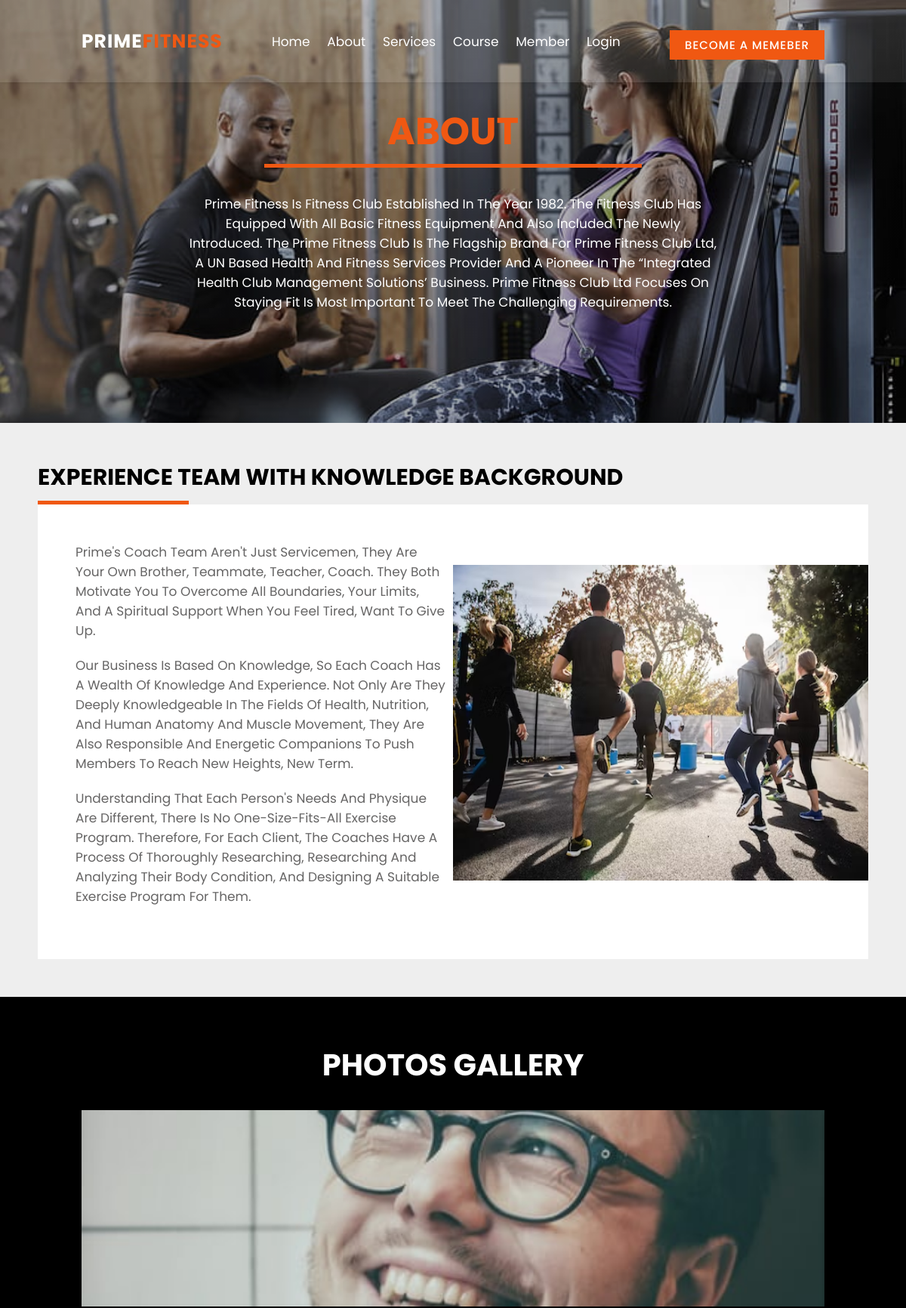
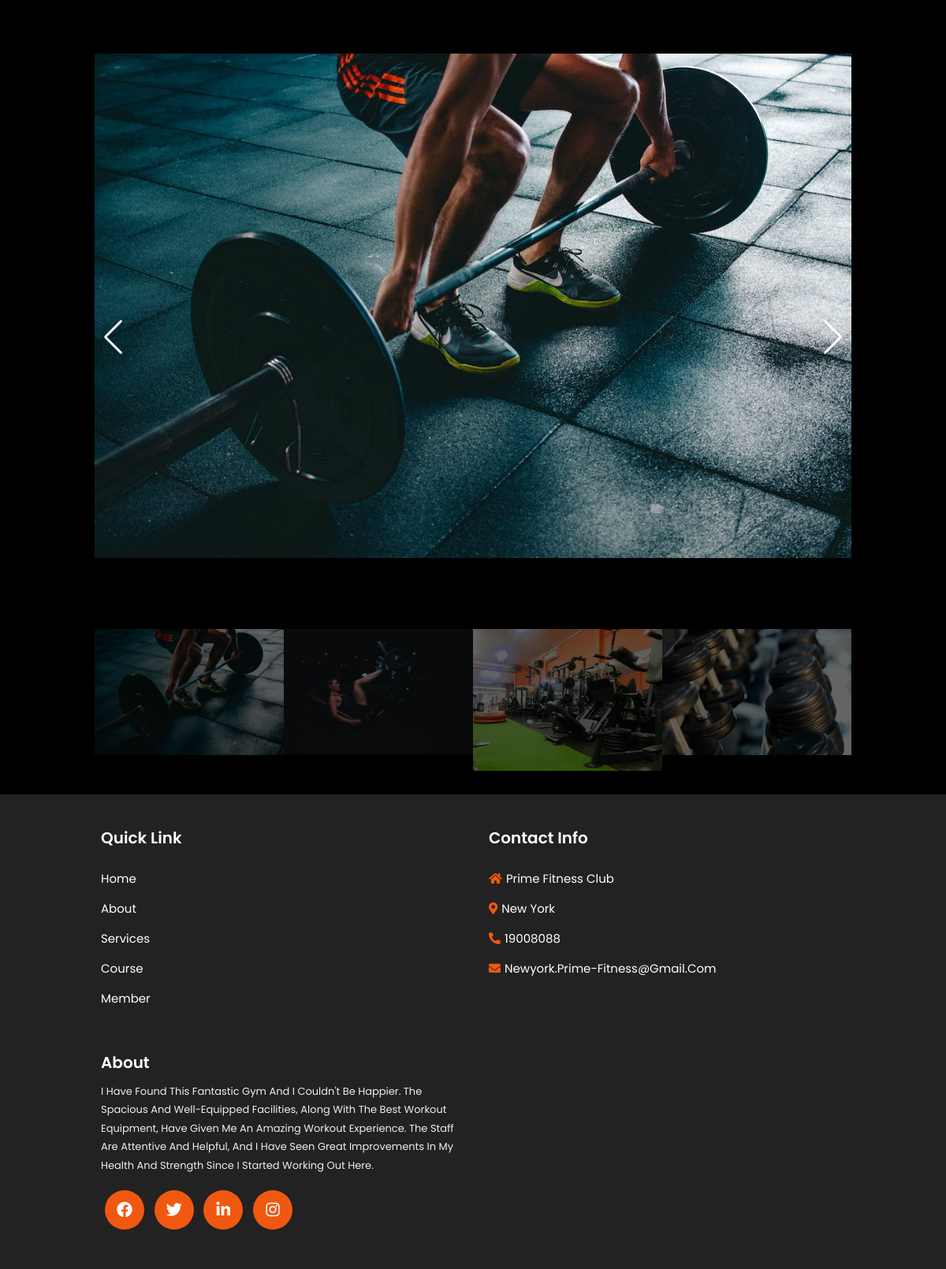
Page /about.php on the committed database (2 pictures, top to bottom).
### tables this page shows
CREATE TABLE `galery` (
  `galery_id` int(11) NOT NULL,
  `galery_type_id` int(11) NOT NULL,
  `galery_type_name` varchar(50) NOT NULL,
  `item_id` int(11) NOT NULL,
  `item_name` varchar(100) NOT NULL,
  `note` varchar(500) NOT NULL,
  `dir` varchar(200) NOT NULL,
  `img_name` varchar(100) NOT NULL,
  `flag` int(11) DEFAULT 1,
  `create_at` datetime DEFAULT NULL,
  `update_at` datetime DEFAULT NULL
);

CREATE TABLE `branch` (
  `branch_id` int(11) NOT NULL,
  `name` varchar(50) DEFAULT NULL,
  `address` varchar(100) DEFAULT NULL,
  `hotline` varchar(15) DEFAULT NULL,
  `email` varchar(50) NOT NULL,
  `flag` int(11) NOT NULL DEFAULT 1,
  `create_at` datetime DEFAULT NULL,
  `update_at` datetime DEFAULT NULL
);

### about.php (the view, shortened to what this page needs)
<?php
    $user = "";
    $ssid = "";
    $cid = 1;
    $cloggedin = 2;
    if($ssid == TRUE || $cloggedin == $cid) {
        if(isset($_COOKIE["user_name"])) {
            $user = $_COOKIE["user_name"];
        }
    } else {
        $user = "";
    }
?>
<!DOCTYPE html>
<html lang="en">
<head>
    <link rel="stylesheet" href="https://kit.fontawesome.com/83128b721a.css">
    <link rel="stylesheet" href="https://use.fontawesome.com/releases/v5.15.4/css/all.css"/>
    <link rel="stylesheet" href="https://cdn.jsdelivr.net/npm/swiper@8/swiper-bundle.min.css"/>
    <link rel="stylesheet" href="./assets/css/about.css">
</head>
<body>
<header class="header">
        <a href="./index.php" class="logo">Prime<span>Fitness</span></a>
        <nav class="navbar">
            <a href="./index.php">Home</a>
            <a href="./about.php">About</a>
            <a href="./service.php">Services</a>
            <a href="./course.php">Course</a>
            <a href="./package.php">Member</a>
            <?php
                if($user == "") {
                    echo '<a href="./register.php">Login</a>';
                } else {
                    echo '<a href="./logout.php">Logout</a>';
                }
            ?>
        </nav>
        <div class="icons">
            <?php
                if($user == "") {
                    echo '<a href="./register.php" class="btn">Become a memeber</a>';
                } else {
                    echo '<a href="./member.php" class="btn">'.$user.'</a>';
                }
            ?>
        </div>
    </header>
    <?php
        $c = new config;
        $conn = $c->connect();
        $sql = "SELECT note,dir,img_name FROM galery WHERE galery_type_name = 'about'";
        $stmt = $conn->prepare($sql);
        $stmt->execute();
        $results = $stmt->fetchAll();
        $fullpart = $results[0]["dir"].$results[0]["img_name"];
?>
    <section class="home">
        <div class="home-slide">
            <div class="wapper">
                <div class="box" style="background: linear-gradient(rgba(0,0,0,.3),rgba(0,0,0,.3)), url(<?php echo $fullpart;  ?>);">
                    <div class="content">
                        <h1>ABOUT</h1>
                        <div><span></span></div>
                        <p><?php echo $results[0]["note"];  ?></p>
                    </div>
                </div>
            </div>
        </div>
    </section>
    <section class="preview">
        <div class="box-container">
            <h2>EXPERIENCE TEAM WITH KNOWLEDGE BACKGROUND</h2>
            <div class="line"></div>
            <div class="box">
                <div class="title">
                    <p id="1">Prime's Coach Team Aren't Just Servicemen, They Are Your Own Brother, Teammate, Teacher, Coach. They Both Motivate You To Overcome All Boundaries, Your Limits, And A Spiritual Support When You Feel Tired, Want To Give Up.</p>
                    <p id="2">Our business is based on knowledge, so each coach has a wealth of knowledge and experience. Not only are they deeply knowledgeable in the fields of health, nutrition, and human anatomy and muscle movement, they are also responsible and energetic companions to push members to reach new heights, new term.</p>
                    <p id="3">Understanding that each person's needs and physique are different, there is no one-size-fits-all exercise program. Therefore, for each client, the coaches have a process of thoroughly researching, researching and analyzing their body condition, and designing a suitable exercise program for them.</p>
                </div>
                <div class="image">
                    <img src="./assets/image/trainer_page/title/title-1.jpeg" alt="">
                </div>
            </div>
        </div>
    </section>
    <section class="blogs">
        <h1 class="heading">Photos <span>GALLERY</span></h1>
        <div class="swiper blogs-slider">
            <div class="swiper-wrapper wapper">
                <?php
                    $c = new config;
                    $conn = $c->connect();
                    $sql = "SELECT G.dir gdir,G.img_name gimgname,G.note,M.lname lname, M.mname, M.fname fname FROM galery G INNER JOIN member M ON G.item_id = M.member_id WHERE M.vip = 1 AND G.galery_type_name = 'member';";
                    $stmt = $conn->prepare($sql);
                    $stmt->execute();
                    $results = $stmt->fetchAll();
                    foreach($results as $row) {
                        echo '<div class="swiper-slide box">
                                    <div class="image">
                                        <img src='.$row["gdir"].$row["gimgname"].' alt="">
                                    </div>
                                </div>';
                    }
                ?>
            </div>
        </div>
    </section>
    <div class="galery">
        <div style="--swiper-navigation-color: #fff; --swiper-pagination-color: #fff" class="swiper mySwiper2">
            <div class="swiper-wrapper main">
                <?php
                    $c = new config;
                    $conn = $c->connect();
                    $sql = "SELECT * FROM galery  WHERE galery_type_name = 'photos';";
                    $stmt = $conn->prepare($sql);
                    $stmt->execute();
                    $results = $stmt->fetchAll();
                    foreach($results as $row) {
                        echo '  <div class="swiper-slide">
                                    <img src='.$row["dir"].$row["img_name"].' />
                                </div>';
                    }
                ?>
            </div>
            <div class="swiper-button-next"></div>
            <div class="swiper-button-prev"></div>
        </div>
        <div thumbsSlider="" class="swiper mySwiper">
            <div class="swiper-wrapper">
                <?php
                    $c = new config;
                    $conn = $c->connect();
                    $sql = "SELECT * FROM galery  WHERE galery_type_name = 'photos';";
                    $stmt = $conn->prepare($sql);
                    $stmt->execute();
                    $results = $stmt->fetchAll();
                    foreach($results as $row) {
                        echo '  <div class="swiper-slide">
                                    <img src='.$row["dir"].$row["img_name"].' />
                                </div>';
                    }
                ?>
            </div>
        </div>
    </div>
    <section class="footer">
        <div class="box-container">
            <div class="box">
                <h1>quick Link</h1>
                <div class="icon">
                    <a href="./index.php">Home</a>
                    <a href="./about.php">About</a>
                    <a href="./service.php">Services</a>
                    <a href="./course.php">Course</a>
                    <a href="./package.php">Member</a>
                </div>
            </div>
            <?php
                $c = new config;
                $conn = $c->connect();
                $sql = "SELECT name,address,hotline,email FROM branch WHERE address = 'New York'";
                $stmt = $conn->prepare($sql);
                $stmt->execute();
                $results = $stmt->fetchAll();
            ?>
            <div class="box">
                <h1>contact info</h1>
                <div class="icon">
                    <a href="#"><i class="fas fa-home"></i><?php  echo $results[0]["name"]  ?> </a>
                    <a href="#"><i class="fas fa-map-marker-alt"></i><?php  echo $results[0]["address"]  ?> </a>
                    <a href=""><i class="fas fa-phone-alt"></i><?php  echo $results[0]["hotline"]  ?></a>
                    <a href=""><i class="fas fa-envelope"></i><?php  echo $results[0]["email"]  ?></a>
                </div>
            </div>
            <div class="box">
                <h1>about</h1>
                <div class="text">
                    <p>I have found this fantastic gym and I couldn't be happier. The spacious and well-equipped facilities, along with the best workout equipment, have given me an amazing workout experience. The staff are attentive and helpful, and I have seen great improvements in my health and strength since I started working out here.</p>
                </div>
                <div class="icons">
                    <a href=""><i class="fab fa-facebook"></i></a>
                    <a href=""><i class="fab fa-twitter"></i></a>
                    <a href=""><i class="fab fa-linkedin-in"></i></a>
                    <a href=""><i class="fab fa-instagram"></i></a>
                </div>
            </div>
        </div>
    </section>
</body>
</html>

### rows in the picture
galery: dir+img_name (picture), note "Prime Fitness Is Fitness Club Established In The Year 1982. The Fitness Club Has Equipped With All Basic Fitness Equipment And Also Included The Newly Introduced. The Prime Fitness Club Is The Flagship Brand For Prime Fitness Club Ltd, A UN Based Health And Fitness Services Provider And A Pioneer In The “Integrated Health Club Management Solutions’ Business. Prime Fitness Club Ltd Focuses On Staying Fit Is Most Important To Meet The Challenging Requirements."
galery: dir+img_name (picture)
galery: dir+img_name (picture)
galery: dir+img_name (picture)
galery: dir+img_name (picture)
galery: dir+img_name (picture)
branch: name "Prime Fitness Club", address "New York", hotline "19008088", email "Newyork.prime-Fitness@gmail.com"
